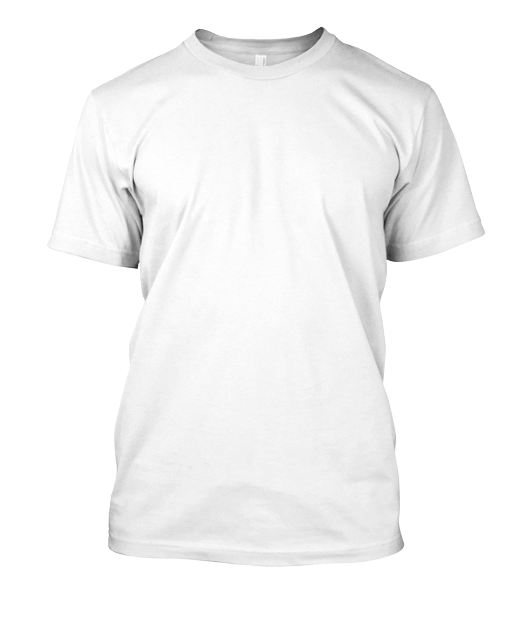
#> input picture frontend/src/assets/Product_img/basic_tshirt_front.png, 530 x 630 px, found by its file name
$ python colorize_tshirt.py
#> lines starting #> are read from the running program, lines starting #| are printed output that depends on the picture
from PIL import Image
import os

input_dir = "../client/src/assets/Product_img/"
output_dir = "../client/src/assets/Product_img/colored/"
os.makedirs(output_dir, exist_ok=True)

colors = {
    "white": (255, 255, 255),
    "black": (30, 30, 30),
    "grey": (140, 140, 140),
    "red": (180, 30, 30),
    "blue": (30, 80, 180),
    "green": (30, 130, 60),
    "navy": (26, 39, 68),
}

images = [
    "basic_tshirt_front.png",
    "basic_tshirt_back.png",
    "hoodie_front.png",
    "hoodie_back.png",
    "bag_front.png",
    "bag_back.png",
]

for img_name in images:
    img = Image.open(input_dir + img_name).convert("RGBA")
#> img is the input picture: PIL image 530x630 RGBA; mean R, G, B, A 183.8, 183.8, 183.8, 145.2
    r, g, b, a = img.split()
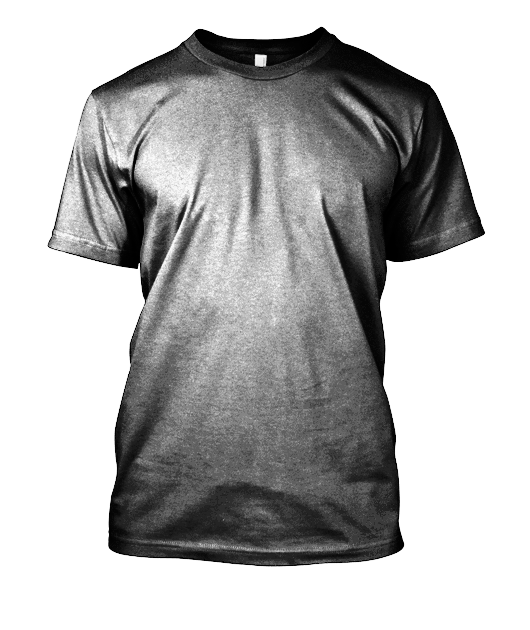
#> r: PIL image 530x630 L; min 0, max 255, mean 183.8
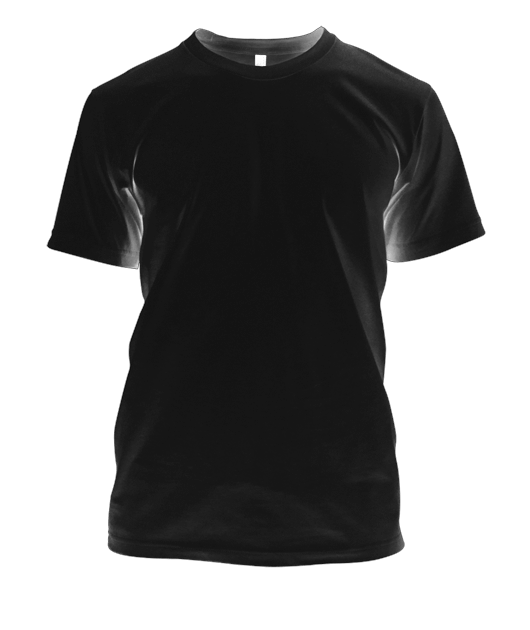
#> a: PIL image 530x630 L; min 12, max 255, mean 145.2

    for color_name, (cr, cg, cb) in colors.items():
        colored = Image.new("RGBA", img.size, (0, 0, 0, 0))
        for x in range(img.width):
            for y in range(img.height):
                pr, pg, pb, pa = img.getpixel((x, y))
                if pa > 10:
                    brightness = (pr + pg + pb) / (3 * 255)
                    nr = int(cr * brightness)
                    ng = int(cg * brightness)
                    nb = int(cb * brightness)
                    colored.putpixel((x, y), (nr, ng, nb, pa))

        base = img_name.replace(".png", "")
        out_path = f"{output_dir}{base}_{color_name}.png"
        colored.save(out_path)
        print(f"Saved: {out_path}")
#> this loop made 7 passes
#> pass 2, `colored.save(out_path)`:
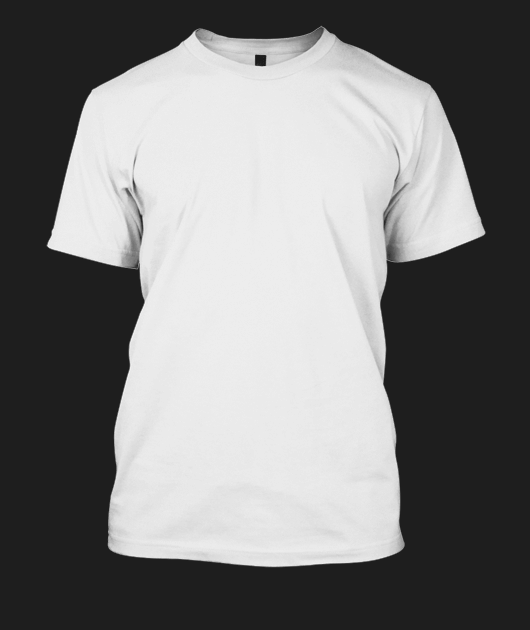
#> saved as basic_tshirt_front_black.png: PIL image 530x630 RGBA; mean R, G, B, A 21.4, 21.4, 21.4, 145.2; transparent parts drawn white
#> after the loop:
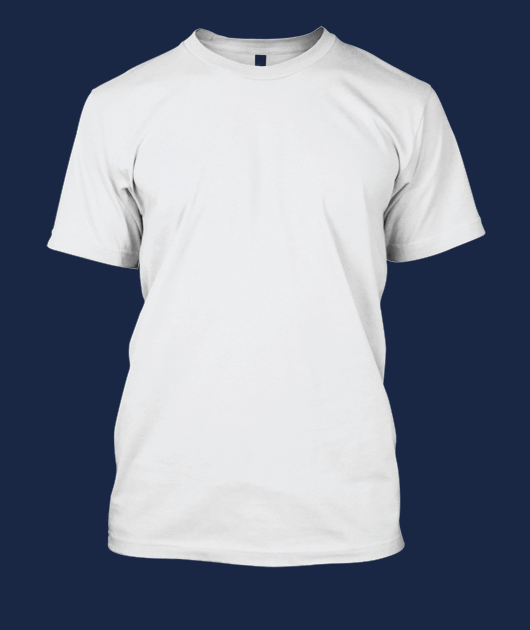
#> colored: PIL image 530x630 RGBA; mean R, G, B, A 18.5, 27.9, 48.8, 145.2; transparent parts drawn white
#> pass 2 of the loop `for img_name in images:`:
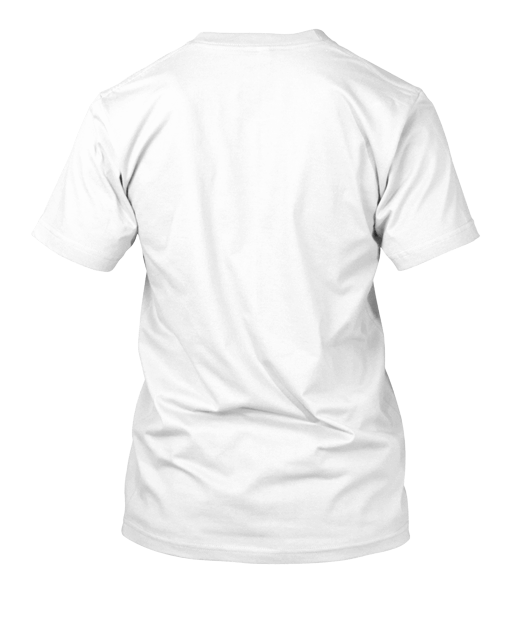
#> input picture frontend/src/assets/Product_img/basic_tshirt_back.png, 530 x 630 px, found by its file name
#> img is the input picture: PIL image 530x630 RGBA; mean R, G, B, A 190.6, 190.6, 190.6, 148.7
#> `r, g, b, a = img.split()`:
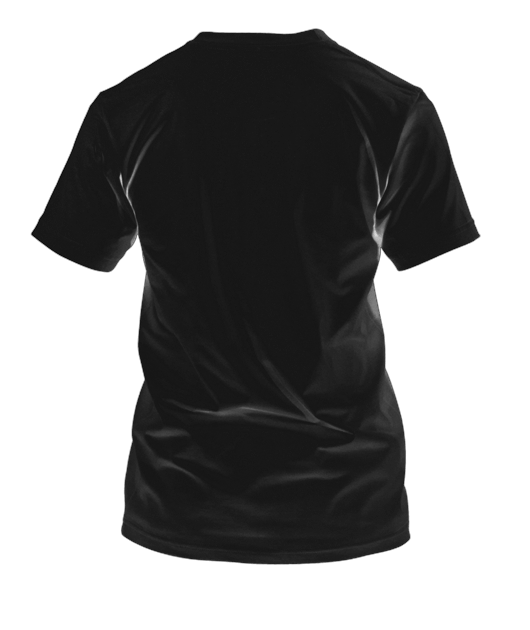
#> a: PIL image 530x630 L; min 13, max 255, mean 148.7
#> after the loop `for color_name, (cr, cg, cb) in colors.items():`:
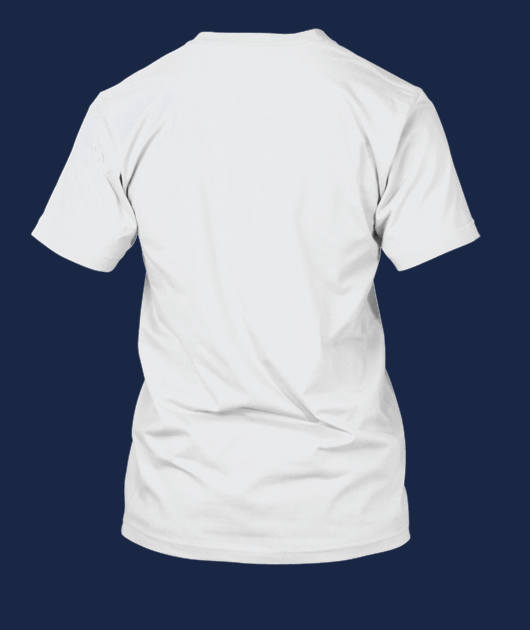
#> colored: PIL image 530x630 RGBA; mean R, G, B, A 19.2, 28.9, 50.6, 148.7; transparent parts drawn white
#> (the run stopped early here; a loop or call above may not have finished)
